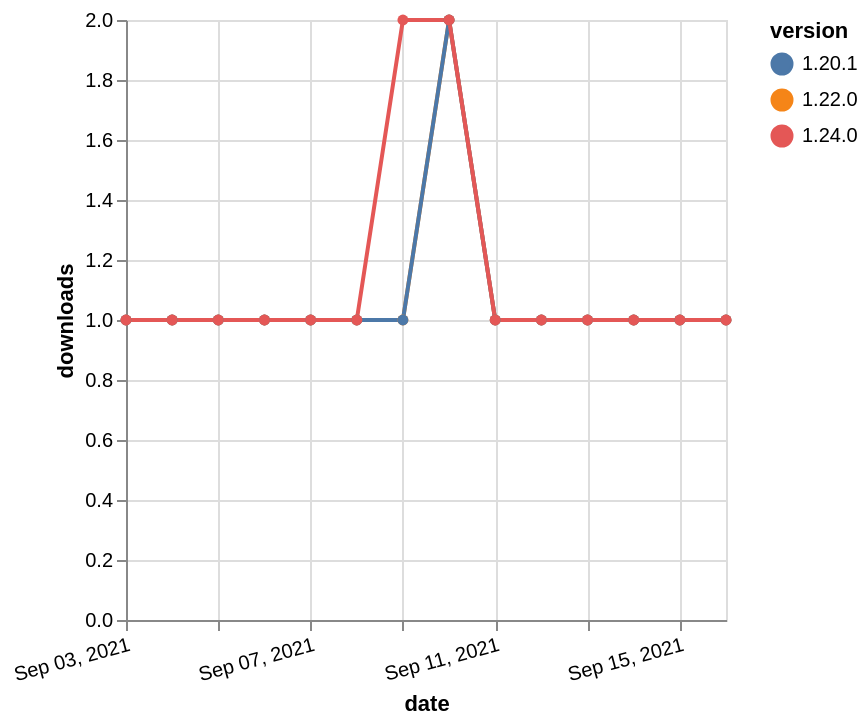

Express this chart as Vega-Lite.
### Vega-Lite specification from a JSON file in a GitHub repository (floating-point values rounded to 4 significant figures)
{"$schema": "https://vega.github.io/schema/vega-lite/v5.json", "description": "A simple bar chart with embedded data.", "data": {"values": [{"date": "2021-09-03", "total": 195, "delta": 1, "version": "1.22.0"}, {"date": "2021-09-04", "total": 196, "delta": 1, "version": "1.22.0"}, {"date": "2021-09-05", "total": 197, "delta": 1, "version": "1.22.0"}, {"date": "2021-09-06", "total": 198, "delta": 1, "version": "1.22.0"}, {"date": "2021-09-07", "total": 199, "delta": 1, "version": "1.22.0"}, {"date": "2021-09-08", "total": 200, "delta": 1, "version": "1.22.0"}, {"date": "2021-09-09", "total": 201, "delta": 1, "version": "1.22.0"}, {"date": "2021-09-10", "total": 203, "delta": 2, "version": "1.22.0"}, {"date": "2021-09-11", "total": 204, "delta": 1, "version": "1.22.0"}, {"date": "2021-09-12", "total": 205, "delta": 1, "version": "1.22.0"}, {"date": "2021-09-13", "total": 206, "delta": 1, "version": "1.22.0"}, {"date": "2021-09-14", "total": 207, "delta": 1, "version": "1.22.0"}, {"date": "2021-09-15", "total": 208, "delta": 1, "version": "1.22.0"}, {"date": "2021-09-16", "total": 209, "delta": 1, "version": "1.22.0"}, {"date": "2021-09-03", "total": 248, "delta": 1, "version": "1.20.1"}, {"date": "2021-09-04", "total": 249, "delta": 1, "version": "1.20.1"}, {"date": "2021-09-05", "total": 250, "delta": 1, "version": "1.20.1"}, {"date": "2021-09-06", "total": 251, "delta": 1, "version": "1.20.1"}, {"date": "2021-09-07", "total": 252, "delta": 1, "version": "1.20.1"}, {"date": "2021-09-08", "total": 253, "delta": 1, "version": "1.20.1"}, {"date": "2021-09-09", "total": 254, "delta": 1, "version": "1.20.1"}, {"date": "2021-09-10", "total": 256, "delta": 2, "version": "1.20.1"}, {"date": "2021-09-11", "total": 257, "delta": 1, "version": "1.20.1"}, {"date": "2021-09-12", "total": 258, "delta": 1, "version": "1.20.1"}, {"date": "2021-09-13", "total": 259, "delta": 1, "version": "1.20.1"}, {"date": "2021-09-14", "total": 260, "delta": 1, "version": "1.20.1"}, {"date": "2021-09-15", "total": 261, "delta": 1, "version": "1.20.1"}, {"date": "2021-09-16", "total": 262, "delta": 1, "version": "1.20.1"}, {"date": "2021-09-03", "total": 182, "delta": 1, "version": "1.24.0"}, {"date": "2021-09-04", "total": 183, "delta": 1, "version": "1.24.0"}, {"date": "2021-09-05", "total": 184, "delta": 1, "version": "1.24.0"}, {"date": "2021-09-06", "total": 185, "delta": 1, "version": "1.24.0"}, {"date": "2021-09-07", "total": 186, "delta": 1, "version": "1.24.0"}, {"date": "2021-09-08", "total": 187, "delta": 1, "version": "1.24.0"}, {"date": "2021-09-09", "total": 189, "delta": 2, "version": "1.24.0"}, {"date": "2021-09-10", "total": 191, "delta": 2, "version": "1.24.0"}, {"date": "2021-09-11", "total": 192, "delta": 1, "version": "1.24.0"}, {"date": "2021-09-12", "total": 193, "delta": 1, "version": "1.24.0"}, {"date": "2021-09-13", "total": 194, "delta": 1, "version": "1.24.0"}, {"date": "2021-09-14", "total": 195, "delta": 1, "version": "1.24.0"}, {"date": "2021-09-15", "total": 196, "delta": 1, "version": "1.24.0"}, {"date": "2021-09-16", "total": 197, "delta": 1, "version": "1.24.0"}]}, "width": "container", "mark": {"type": "line", "point": {"filled": true}}, "encoding": {"x": {"field": "date", "type": "temporal", "timeUnit": "yearmonthdate", "title": "date", "axis": {"labelAngle": -15}}, "y": {"field": "delta", "type": "quantitative", "title": "downloads"}, "color": {"field": "version", "type": "nominal"}, "tooltip": {"field": "delta"}}}
